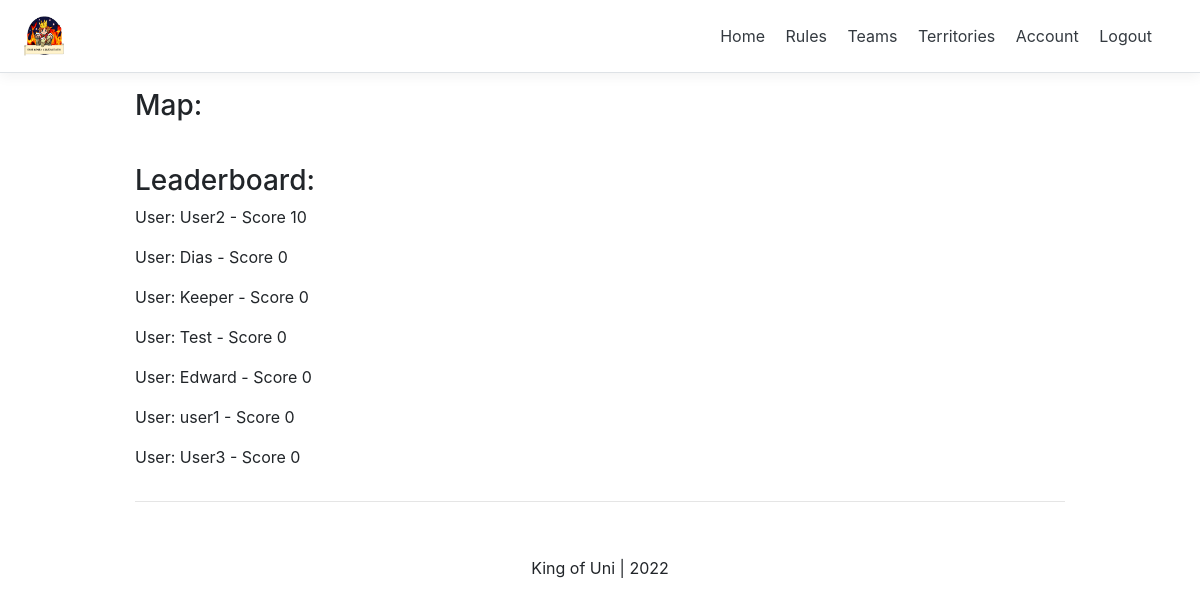
/ (signed in), run on an earlier commit of the app's database.
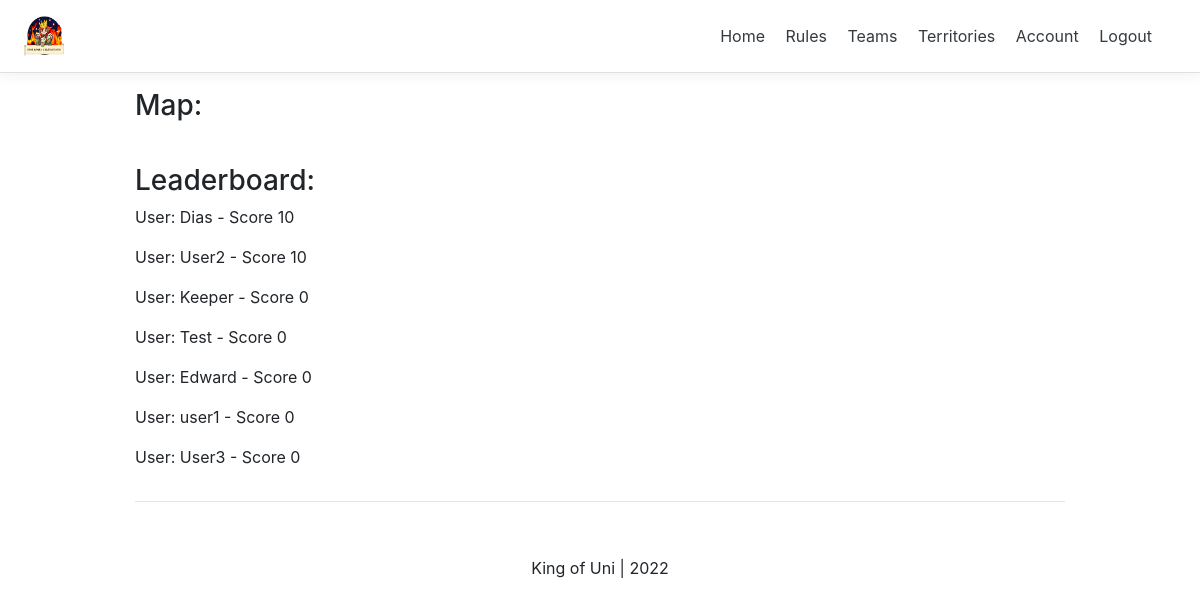
And on a later commit of the database.
### account/models.py (models this page shows, shortened)
class Account(AbstractBaseUser):
    email                   = models.EmailField(verbose_name="email", max_length=60, unique=True, validators=[validate_email])
    username                = models.CharField(max_length=30, unique=True)
    is_gameKeeper           = models.BooleanField(default=False)
    date_joined             = models.DateTimeField(verbose_name='date joined', auto_now_add=True)
    last_login              = models.DateTimeField(verbose_name='last login', auto_now_add=True)
    is_admin                = models.BooleanField(default=False)
    is_active               = models.BooleanField(default=True)
    is_staff                = models.BooleanField(default=False)
    is_superuser            = models.BooleanField(default=False)
    is_inTeam               = models.BooleanField(default=False)
    latitude 				= models.DecimalField(max_digits=20, decimal_places=15, default = 0, null=True, blank=True)
    longitude 				= models.DecimalField(max_digits=20, decimal_places=15, default = 0, null=True, blank=True)
    score                   = models.DecimalField(max_digits=7,decimal_places=0, default=0)
    belongs_to_group        = models.ForeignKey(Group, null=True, default=None, on_delete=models.SET_DEFAULT)
    USERNAME_FIELD = 'email'
    REQUIRED_FIELDS = ['username', ]
    objects = MyAccountManager()

### personal/views.py (the view)
# urls.py: path('', home_screen_view, name = "home"),
def home_screen_view(request):
    context = {}
    buildings = Building.objects.all()
    map = folium.Map(location = [50.738099451637, -3.53507522602482], zoom_start = 16)
    for building in buildings:
        if building.is_active:
            if not building.is_captured:
                folium.Marker(location = [building.latitude, building.longitude],
                            tooltip='Click for the name', popup=building.name + ' is not captured',
                            icon=folium.Icon(color='green',icon='info-sign')).add_to(map)
            else:
                folium.Marker(location = [building.latitude, building.longitude],
                tooltip='Click for the name', popup=building.name + ' is captured by "' + building.holder + '" team',
                icon=folium.Icon(color='red',icon='info-sign')).add_to(map)
    map = map._repr_html_()
    accounts = Account.objects.all().order_by('-score')
    context['accounts'] = accounts
    context['map'] = map
    return render(request, "personal/home.html", context)

### personal/templates/personal/home.html (shortened to what this page needs)
{% extends 'base.html' %}
{% load static %}
{% block content %}
<div class="container">
    <div class="d-flex flex-column">
        {% if request.user.is_authenticated %}
        <h3>Map: </h3>
        <h3>Leaderboard:</h3>
        <div class="row">
            {% for account in accounts %}
            <div class = "col-md-12">
                <p>User: {{account.username}} - Score {{account.score}}</p>
            </div>
            {% endfor %}
        </div>
        {% endif %}
{% endblock content %}

What changed in the data, as far as the page shows it:
changed Account "Dias": score "0" → "10"; moves up the list
